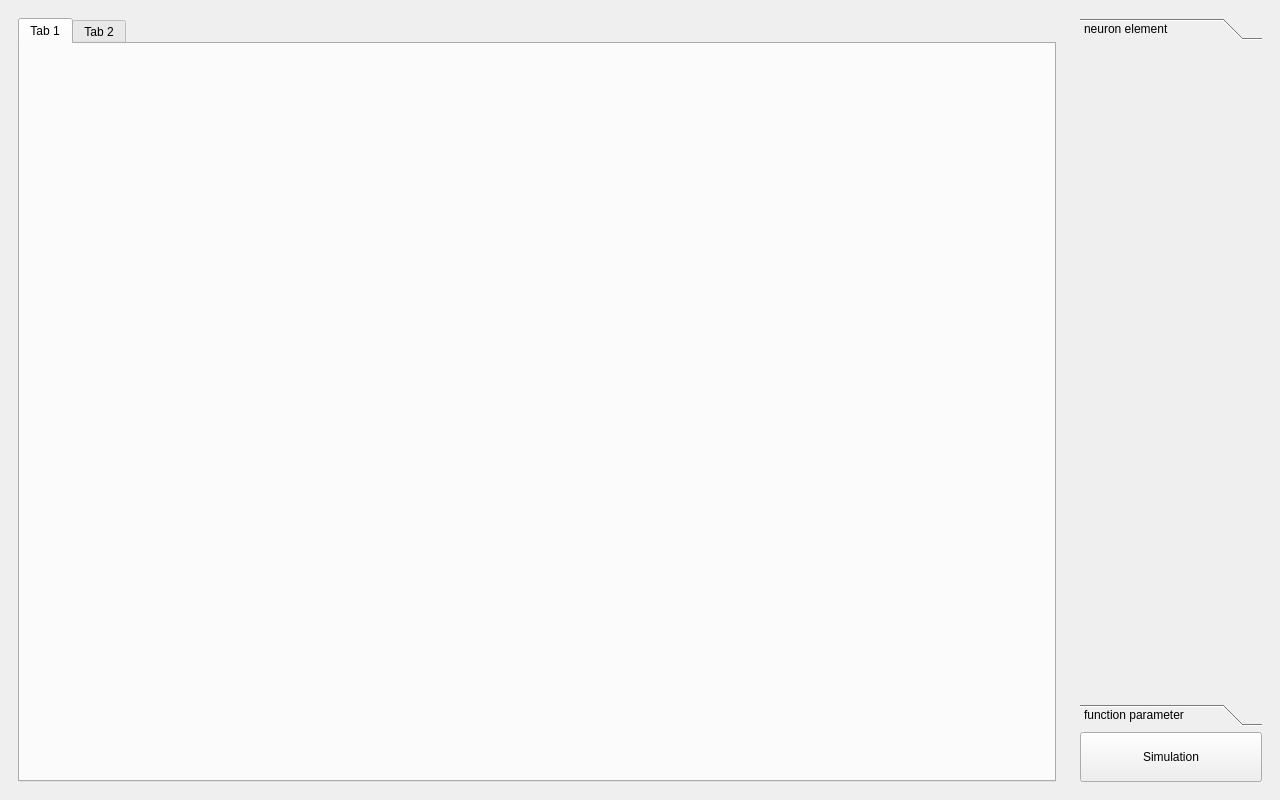
<?xml version="1.0" encoding="UTF-8"?>
<ui version="4.0">
 <class>MainWindow</class>
 <widget class="QMainWindow" name="MainWindow">
  <property name="windowModality">
   <enum>Qt::WindowModal</enum>
  </property>
  <property name="enabled">
   <bool>true</bool>
  </property>
  <property name="geometry">
   <rect>
    <x>0</x>
    <y>0</y>
    <width>1280</width>
    <height>800</height>
   </rect>
  </property>
  <property name="sizePolicy">
   <sizepolicy hsizetype="Preferred" vsizetype="Fixed">
    <horstretch>0</horstretch>
    <verstretch>0</verstretch>
   </sizepolicy>
  </property>
  <property name="minimumSize">
   <size>
    <width>1280</width>
    <height>800</height>
   </size>
  </property>
  <property name="maximumSize">
   <size>
    <width>16777215</width>
    <height>16777215</height>
   </size>
  </property>
  <property name="baseSize">
   <size>
    <width>0</width>
    <height>0</height>
   </size>
  </property>
  <property name="windowTitle">
   <string>NeuronnenUI</string>
  </property>
  <property name="toolButtonStyle">
   <enum>Qt::ToolButtonIconOnly</enum>
  </property>
  <property name="tabShape">
   <enum>QTabWidget::Rounded</enum>
  </property>
  <widget class="QWidget" name="centralwidget">
   <property name="sizePolicy">
    <sizepolicy hsizetype="Preferred" vsizetype="Preferred">
     <horstretch>0</horstretch>
     <verstretch>0</verstretch>
    </sizepolicy>
   </property>
   <layout class="QHBoxLayout" name="horizontalLayout">
    <item>
     <widget class="QWidget" name="widget_2" native="true">
      <property name="sizePolicy">
       <sizepolicy hsizetype="Preferred" vsizetype="Preferred">
        <horstretch>1</horstretch>
        <verstretch>0</verstretch>
       </sizepolicy>
      </property>
      <layout class="QGridLayout" name="gridLayout">
       <item row="0" column="0">
        <widget class="QTabWidget" name="tabWidget">
         <property name="sizePolicy">
          <sizepolicy hsizetype="Expanding" vsizetype="Expanding">
           <horstretch>0</horstretch>
           <verstretch>0</verstretch>
          </sizepolicy>
         </property>
         <property name="tabShape">
          <enum>QTabWidget::Rounded</enum>
         </property>
         <property name="currentIndex">
          <number>0</number>
         </property>
         <widget class="QWidget" name="tab_1">
          <attribute name="title">
           <string>Tab 1</string>
          </attribute>
         </widget>
         <widget class="QWidget" name="tab_2">
          <attribute name="title">
           <string>Tab 2</string>
          </attribute>
         </widget>
        </widget>
       </item>
      </layout>
     </widget>
    </item>
    <item>
     <widget class="QWidget" name="widget" native="true">
      <property name="sizePolicy">
       <sizepolicy hsizetype="Preferred" vsizetype="Preferred">
        <horstretch>0</horstretch>
        <verstretch>0</verstretch>
       </sizepolicy>
      </property>
      <property name="minimumSize">
       <size>
        <width>200</width>
        <height>0</height>
       </size>
      </property>
      <layout class="QVBoxLayout" name="verticalLayout">
       <item>
        <widget class="QToolBox" name="toolBox">
         <property name="inputMethodHints">
          <set>Qt::ImhDigitsOnly</set>
         </property>
         <property name="currentIndex">
          <number>0</number>
         </property>
         <widget class="QWidget" name="page">
          <property name="geometry">
           <rect>
            <x>0</x>
            <y>0</y>
            <width>182</width>
            <height>646</height>
           </rect>
          </property>
          <attribute name="label">
           <string>neuron element</string>
          </attribute>
         </widget>
         <widget class="QWidget" name="page_2">
          <property name="geometry">
           <rect>
            <x>0</x>
            <y>0</y>
            <width>182</width>
            <height>619</height>
           </rect>
          </property>
          <attribute name="label">
           <string>function parameter</string>
          </attribute>
          <widget class="QWidget" name="layoutWidget">
           <property name="geometry">
            <rect>
             <x>10</x>
             <y>20</y>
             <width>165</width>
             <height>184</height>
            </rect>
           </property>
           <layout class="QGridLayout" name="gridLayout_3">
            <item row="4" column="1">
             <widget class="QDoubleSpinBox" name="doubleSpinBox">
              <property name="minimum">
               <double>-999.000000000000000</double>
              </property>
              <property name="maximum">
               <double>9999.989999999999782</double>
              </property>
             </widget>
            </item>
            <item row="5" column="1">
             <widget class="QDoubleSpinBox" name="doubleSpinBox_2">
              <property name="minimum">
               <double>-999.000000000000000</double>
              </property>
              <property name="maximum">
               <double>9999.989999999999782</double>
              </property>
             </widget>
            </item>
            <item row="1" column="0" colspan="2">
             <widget class="QLabel" name="label">
              <property name="text">
               <string>f(t)=a*cos(b*pi*t)+c</string>
              </property>
              <property name="alignment">
               <set>Qt::AlignCenter</set>
              </property>
             </widget>
            </item>
            <item row="4" column="0">
             <widget class="QLabel" name="label_2">
              <property name="sizePolicy">
               <sizepolicy hsizetype="Expanding" vsizetype="Preferred">
                <horstretch>0</horstretch>
                <verstretch>0</verstretch>
               </sizepolicy>
              </property>
              <property name="text">
               <string>a = </string>
              </property>
              <property name="alignment">
               <set>Qt::AlignCenter</set>
              </property>
             </widget>
            </item>
            <item row="5" column="0">
             <widget class="QLabel" name="label_3">
              <property name="text">
               <string>b =</string>
              </property>
              <property name="alignment">
               <set>Qt::AlignCenter</set>
              </property>
             </widget>
            </item>
            <item row="6" column="0">
             <widget class="QLabel" name="label_4">
              <property name="text">
               <string>c =</string>
              </property>
              <property name="alignment">
               <set>Qt::AlignCenter</set>
              </property>
             </widget>
            </item>
            <item row="6" column="1">
             <widget class="QDoubleSpinBox" name="doubleSpinBox_3">
              <property name="minimum">
               <double>-999.000000000000000</double>
              </property>
              <property name="maximum">
               <double>9999.989999999999782</double>
              </property>
             </widget>
            </item>
            <item row="2" column="0" colspan="2">
             <widget class="QLabel" name="label_5">
              <property name="text">
               <string>f(x) = x ** a + b * x + c</string>
              </property>
              <property name="alignment">
               <set>Qt::AlignCenter</set>
              </property>
             </widget>
            </item>
           </layout>
          </widget>
         </widget>
        </widget>
       </item>
       <item>
        <widget class="QPushButton" name="pushButton">
         <property name="sizePolicy">
          <sizepolicy hsizetype="Preferred" vsizetype="Fixed">
           <horstretch>0</horstretch>
           <verstretch>0</verstretch>
          </sizepolicy>
         </property>
         <property name="minimumSize">
          <size>
           <width>0</width>
           <height>50</height>
          </size>
         </property>
         <property name="text">
          <string>Simulation</string>
         </property>
        </widget>
       </item>
      </layout>
     </widget>
    </item>
   </layout>
  </widget>
  <action name="actionOpen">
   <property name="text">
    <string>Open</string>
   </property>
  </action>
  <action name="actionNew">
   <property name="text">
    <string>New</string>
   </property>
  </action>
  <action name="actionSave">
   <property name="text">
    <string>Save</string>
   </property>
  </action>
  <action name="actionSave_as">
   <property name="text">
    <string>Save as...</string>
   </property>
  </action>
 </widget>
 <resources/>
 <connections/>
</ui>
